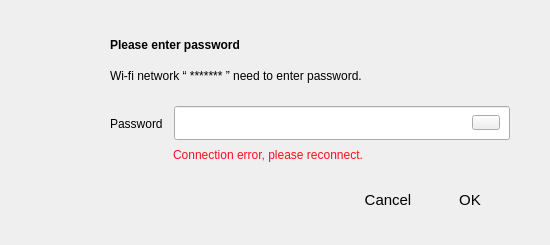
<?xml version="1.0" encoding="UTF-8"?>
<ui version="4.0">
 <class>WifiConnect</class>
 <widget class="QDialog" name="WifiConnect">
  <property name="geometry">
   <rect>
    <x>0</x>
    <y>0</y>
    <width>550</width>
    <height>245</height>
   </rect>
  </property>
  <property name="windowTitle">
   <string>Dialog</string>
  </property>
  <property name="styleSheet">
   <string notr="true">/*
#WifiConnect[pltdismode=&quot;indoor&quot;] #widget
{
	background-color:rgba(245, 245, 245, 1);
}
#WifiConnect[pltdismode=&quot;outdoor&quot;] #widget
{
	background-color:rgba(245, 245, 245, 1);
}
#WifiConnect[pltdismode=&quot;night&quot;] #widget
{
	background-color:rgba(241, 210, 160, 1);
}*/
#networkset[pltdismode=&quot;indoor&quot;] #widget
{
	background-color:rgba(245, 245, 245, 1);
}
#networkset[pltdismode=&quot;outdoor&quot;] #widget
{
	background-color:rgba(245, 245, 245, 1);
}
#networkset[pltdismode=&quot;night&quot;] #widget
{
	background-color:rgba(241, 210, 160, 1);
}
</string>
  </property>
  <property name="pltdismode" stdset="0">
   <string>indoor</string>
  </property>
  <widget class="QWidget" name="widget" native="true">
   <property name="geometry">
    <rect>
     <x>0</x>
     <y>0</y>
     <width>550</width>
     <height>245</height>
    </rect>
   </property>
   <widget class="QLabel" name="lblTitle">
    <property name="geometry">
     <rect>
      <x>110</x>
      <y>32</y>
      <width>341</width>
      <height>25</height>
     </rect>
    </property>
    <property name="styleSheet">
     <string notr="true">	font: 75 22px &quot;Arial&quot;;
	font-weight:bold;
	color:rgba(0,0,0,1);
	background-color:rgba(0,0,0,0);

</string>
    </property>
    <property name="text">
     <string>Please enter password</string>
    </property>
   </widget>
   <widget class="QLabel" name="lblnotice">
    <property name="geometry">
     <rect>
      <x>110</x>
      <y>55</y>
      <width>400</width>
      <height>41</height>
     </rect>
    </property>
    <property name="styleSheet">
     <string notr="true">font:75 17px &quot;Arial&quot;;
background-color:rgba(0,0,0,0);</string>
    </property>
    <property name="text">
     <string>Wi-fi network “ ******* ” need to enter password.</string>
    </property>
    <property name="scaledContents">
     <bool>true</bool>
    </property>
    <property name="wordWrap">
     <bool>true</bool>
    </property>
   </widget>
   <widget class="QLabel" name="label">
    <property name="geometry">
     <rect>
      <x>37</x>
      <y>33</y>
      <width>49</width>
      <height>49</height>
     </rect>
    </property>
    <property name="styleSheet">
     <string notr="true">/*
#WifiConnect[pltdismode=&quot;indoor&quot;] QLabel
{
	background-image: url(:/bit/image/Wife.png);
}
#WifiConnect[pltdismode=&quot;outdoor&quot;] QLabel
{
	background-image: url(:/bit/image/Wife.png);
}
#WifiConnect[pltdismode=&quot;night&quot;] QLabel
{
	background-image: url(:/bit/image/Wife_night.png);
}
*/
#networkset[pltdismode=&quot;indoor&quot;] QLabel
{
	background-image: url(:/bit/image/Wife.png);
}
#networkset[pltdismode=&quot;outdoor&quot;] QLabel
{
	background-image: url(:/bit/image/Wife.png);
}
#networkset[pltdismode=&quot;night&quot;] QLabel
{
	background-color:rgba(0,0,0,0);
	background-image: url(:/bit/image/Wife_night.png);
}
</string>
    </property>
    <property name="text">
     <string/>
    </property>
   </widget>
   <widget class="QLabel" name="lblPassWord">
    <property name="geometry">
     <rect>
      <x>110</x>
      <y>115</y>
      <width>81</width>
      <height>17</height>
     </rect>
    </property>
    <property name="styleSheet">
     <string notr="true">font:75 13px &quot;Arial&quot;;
background-color:rgba(0,0,0,0);</string>
    </property>
    <property name="text">
     <string>Password</string>
    </property>
   </widget>
   <widget class="focuslinedit" name="passWordEdit">
    <property name="geometry">
     <rect>
      <x>174</x>
      <y>106</y>
      <width>336</width>
      <height>34</height>
     </rect>
    </property>
    <property name="styleSheet">
     <string notr="true">/*
#WifiConnect[pltdismode=&quot;indoor&quot;] QLineEdit
{
	font:75 18px &quot;Arial&quot;;
	padding-left:19px;
	border-image: url(:/bit/image/input_box_w180.png);
}

#WifiConnect[pltdismode=&quot;outdoor&quot;] QLineEdit
{
	font:75 18px &quot;Arial&quot;;
	padding-left:19px;		
	border-image: url(:/bit/image/input_box_w180.png);
}

#WifiConnect[pltdismode=&quot;night&quot;] QLineEdit
{
	font:75 18px &quot;Arial&quot;;
	padding-left:19px;
	border-image: url(:/bit/image/inputbox_night.png);
}*/

#networkset[pltdismode=&quot;indoor&quot;] QLineEdit
{
	font:75 18px &quot;Arial&quot;;
	padding-left:19px;
	border-image: url(:/bit/image/input_box_w180.png);
}

#networkset[pltdismode=&quot;outdoor&quot;] QLineEdit
{
	font:75 18px &quot;Arial&quot;;
	padding-left:19px;		
	border-image: url(:/bit/image/input_box_w180.png);
}

#networkset[pltdismode=&quot;night&quot;] QLineEdit
{
	font:75 18px &quot;Arial&quot;;
	padding-left:19px;
	border-image: url(:/bit/image/inputbox_night.png);
}
</string>
    </property>
    <property name="inputMask">
     <string/>
    </property>
    <property name="text">
     <string/>
    </property>
    <property name="echoMode">
     <enum>QLineEdit::Password</enum>
    </property>
   </widget>
   <widget class="QPushButton" name="pb_pair">
    <property name="geometry">
     <rect>
      <x>430</x>
      <y>185</y>
      <width>80</width>
      <height>30</height>
     </rect>
    </property>
    <property name="font">
     <font>
      <family>Arial</family>
      <pointsize>11</pointsize>
     </font>
    </property>
    <property name="focusPolicy">
     <enum>Qt::NoFocus</enum>
    </property>
    <property name="styleSheet">
     <string notr="true">/*#WifiConnect[pltdismode=&quot;indoor&quot;] QPushButton
{
	border-style: flat;
	background-image: url(:/bit/image/btn_ok_w80_nor.png);
}
#WifiConnect[pltdismode=&quot;indoor&quot;] QPushButton:pressed
{	
	background-image: url(:/bit/image/btn_ok_w80_click.png);
}

#WifiConnect[pltdismode=&quot;outdoor&quot;] QPushButton
{
	border-style: flat;
	background-image: url(:/bit/image/btn_ok_w80_nor.png);
}
#WifiConnect[pltdismode=&quot;outdoor&quot;] QPushButton:pressed
{	
	background-image: url(:/bit/image/btn_ok_w80_click.png);
}

#WifiConnect[pltdismode=&quot;night&quot;] QPushButton
{
	border-style: flat;
	background-image:url(:/bit/image/oK-normal_night.png);
}
#WifiConnect[pltdismode=&quot;night&quot;] QPushButton:pressed
{	
	background-image: url(:/bit/image/oK-click_night.png);
}*/

#networkset[pltdismode=&quot;indoor&quot;] QPushButton
{
	border-style: flat;
	background-image: url(:/bit/image/btn_ok_w80_nor.png);
	color:rgba(255,255,255);
}
#networkset[pltdismode=&quot;indoor&quot;] QPushButton:pressed
{	
	background-image: url(:/bit/image/btn_ok_w80_click.png);
}

#networkset[pltdismode=&quot;outdoor&quot;] QPushButton
{
	border-style: flat;
	background-image: url(:/bit/image/btn_ok_w80_nor.png);
	color:rgba(255,255,255);
}
#networkset[pltdismode=&quot;outdoor&quot;] QPushButton:pressed
{	
	background-image: url(:/bit/image/btn_ok_w80_click.png);
}

#networkset[pltdismode=&quot;night&quot;] QPushButton
{
	border-style: flat;
	background-image:url(:/bit/image/oK-normal_night.png);
	color:rgba(255,255,255);
}
#networkset[pltdismode=&quot;night&quot;] QPushButton:pressed
{	
	background-image: url(:/bit/image/oK-click_night.png);
}
</string>
    </property>
    <property name="text">
     <string>OK</string>
    </property>
    <property name="flat">
     <bool>true</bool>
    </property>
   </widget>
   <widget class="QPushButton" name="pb_cancel">
    <property name="geometry">
     <rect>
      <x>348</x>
      <y>185</y>
      <width>80</width>
      <height>30</height>
     </rect>
    </property>
    <property name="font">
     <font>
      <family>Arial</family>
      <pointsize>11</pointsize>
     </font>
    </property>
    <property name="focusPolicy">
     <enum>Qt::NoFocus</enum>
    </property>
    <property name="layoutDirection">
     <enum>Qt::LeftToRight</enum>
    </property>
    <property name="styleSheet">
     <string notr="true">/*
#WifiConnect[pltdismode=&quot;indoor&quot;] QPushButton
{
	border-style: flat;
	background-image: url(:/bit/image/btn_cancel_w80_nor.png);
}
#WifiConnect[pltdismode=&quot;indoor&quot;] QPushButton:pressed
{	
	background-image: url(:/bit/image/btn_cancel_w80_click.png);
}

#WifiConnect[pltdismode=&quot;outdoor&quot;] QPushButton
{
	border-style: flat;
	background-image: url(:/bit/image/btn_cancel_w80_nor.png);
}
#WifiConnect[pltdismode=&quot;outdoor&quot;] QPushButton:pressed
{	
	background-image: url(:/bit/image/btn_cancel_w80_click.png);
}

#WifiConnect[pltdismode=&quot;night&quot;] QPushButton
{
	border-style: flat;
	background-image: url(:/bit/image/cancel-normal_night.png);
}
#WifiConnect[pltdismode=&quot;night&quot;] QPushButton:pressed
{	
	background-image: url(:/bit/image/cancel-click_night.png);
}*/

#networkset[pltdismode=&quot;indoor&quot;] QPushButton
{
	border-style: flat;
	background-image: url(:/bit/image/btn_cancel_w80_nor.png);
	color:rgba(255,255,255);
}
#networkset[pltdismode=&quot;indoor&quot;] QPushButton:pressed
{	
	background-image: url(:/bit/image/btn_cancel_w80_click.png);
}

#networkset[pltdismode=&quot;outdoor&quot;] QPushButton
{
	border-style: flat;
	background-image: url(:/bit/image/btn_cancel_w80_nor.png);
	color:rgba(255,255,255);
}
#networkset[pltdismode=&quot;outdoor&quot;] QPushButton:pressed
{	
	background-image: url(:/bit/image/btn_cancel_w80_click.png);
}

#networkset[pltdismode=&quot;night&quot;] QPushButton
{
	border-style: flat;
	background-image: url(:/bit/image/cancel-normal_night.png);
	color:rgba(255,255,255);
}
#networkset[pltdismode=&quot;night&quot;] QPushButton:pressed
{	
	background-image: url(:/bit/image/cancel-click_night.png);

}

</string>
    </property>
    <property name="text">
     <string>Cancel</string>
    </property>
    <property name="flat">
     <bool>true</bool>
    </property>
   </widget>
   <widget class="QLabel" name="lblWarning">
    <property name="geometry">
     <rect>
      <x>173</x>
      <y>145</y>
      <width>336</width>
      <height>20</height>
     </rect>
    </property>
    <property name="styleSheet">
     <string notr="true">color:rgba(250, 15, 30, 1);
font:75 15px &quot;Arial&quot;;
background-color:rgba(0,0,0,0);</string>
    </property>
    <property name="text">
     <string>Connection error, please reconnect.</string>
    </property>
   </widget>
   <widget class="QPushButton" name="pb_pwView">
    <property name="geometry">
     <rect>
      <x>472</x>
      <y>115</y>
      <width>28</width>
      <height>15</height>
     </rect>
    </property>
    <property name="focusPolicy">
     <enum>Qt::NoFocus</enum>
    </property>
    <property name="styleSheet">
     <string notr="true">/*#WifiConnect[pltdismode=&quot;indoor&quot;] QPushButton
{
	border-image:url(:/bit/image/eyeclose.png);
	border:flat;
}

#WifiConnect[pltdismode=&quot;indoor&quot;] QPushButton:checked
{
	border-image:url(:/bit/image/eyeopen.png);
	border:flat;
}

#WifiConnect[pltdismode=&quot;outdoor&quot;] QPushButton
{
	border-image:url(:/bit/image/eyeclose.png);
	border:flat;
}

#WifiConnect[pltdismode=&quot;outdoor&quot;] QPushButton:checked
{
	border-image:url(:/bit/image/eyeopen.png);
	border:flat;
}

#WifiConnect[pltdismode=&quot;night&quot;] QPushButton
{
	border-image:url(:/bit/image/eyeclose_night.png);
	border:flat;
}

#WifiConnect[pltdismode=&quot;night&quot;] QPushButton:checked
{
	border-image:url(:/bit/image/eyeopen_night.png);
	border:flat;
}*/

#networkset[pltdismode=&quot;indoor&quot;] QPushButton
{
	border-image:url(:/bit/image/eyeclose.png);
	border:flat;
}

#networkset[pltdismode=&quot;indoor&quot;] QPushButton:checked
{
	border-image:url(:/bit/image/eyeopen.png);
	border:flat;
}

#networkset[pltdismode=&quot;outdoor&quot;] QPushButton
{
	border-image:url(:/bit/image/eyeclose.png);
	border:flat;
}

#networkset[pltdismode=&quot;outdoor&quot;] QPushButton:checked
{
	border-image:url(:/bit/image/eyeopen.png);
	border:flat;
}

#networkset[pltdismode=&quot;night&quot;] QPushButton
{
	background-color:rgba(0,0,0,0);
	border-image:url(:/bit/image/eyeclose_night.png);
	border:flat;
}

#networkset[pltdismode=&quot;night&quot;] QPushButton:checked
{
	border-image:url(:/bit/image/eyeopen_night.png);
	border:flat;
}
</string>
    </property>
    <property name="text">
     <string/>
    </property>
    <property name="checkable">
     <bool>true</bool>
    </property>
   </widget>
  </widget>
 </widget>
 <customwidgets>
  <customwidget>
   <class>focuslinedit</class>
   <extends>QLineEdit</extends>
   <header location="global">focuslinedit.h</header>
   <slots>
    <signal>loseFocus()</signal>
    <signal>clicked()</signal>
   </slots>
  </customwidget>
 </customwidgets>
 <resources/>
 <connections/>
</ui>
